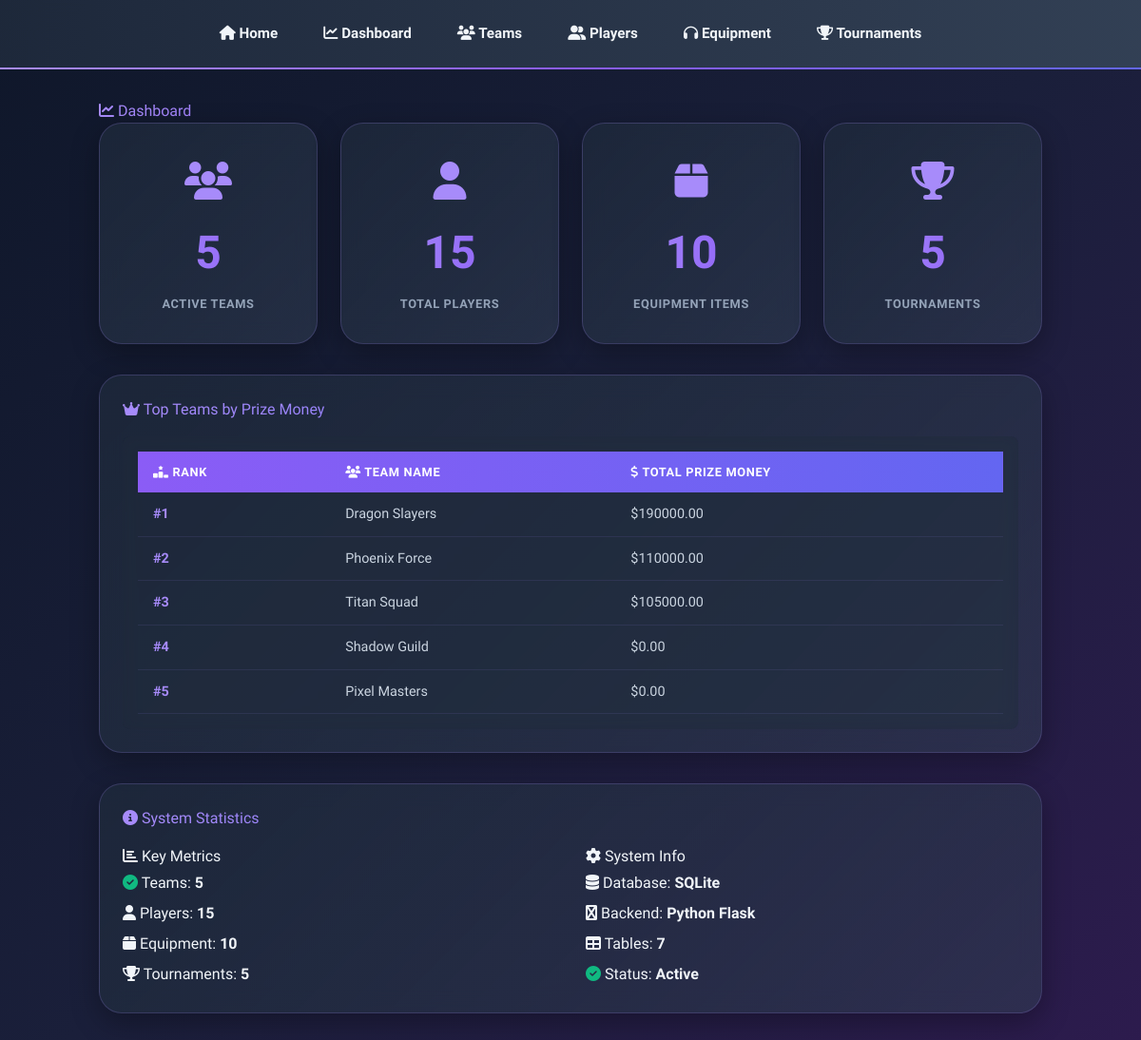
/dashboard, run on the app's committed database.
### tables this page shows
CREATE TABLE Teams (
        TeamID INTEGER PRIMARY KEY AUTOINCREMENT,
        TeamName TEXT NOT NULL UNIQUE,
        Founded DATE NOT NULL,
        Coach TEXT NOT NULL,
        Country TEXT NOT NULL,
        GameID INTEGER,
        FOREIGN KEY (GameID) REFERENCES Games(GameID)
    );

### app.py (the view)
@app.route('/dashboard')
def dashboard():
    conn = get_db_connection()
    total_teams = conn.execute('SELECT COUNT(*) as count FROM Teams').fetchone()['count']
    total_players = conn.execute('SELECT COUNT(*) as count FROM Players').fetchone()['count']
    total_equipment = conn.execute('SELECT COUNT(*) as count FROM Equipment').fetchone()['count']
    total_tournaments = conn.execute('SELECT COUNT(*) as count FROM Tournaments').fetchone()['count']
    top_teams = conn.execute('''
        SELECT t.TeamName, SUM(tr.PrizeMoney) as total_prize
        FROM Teams t
        LEFT JOIN TournamentResults tr ON t.TeamID = tr.TeamID
        GROUP BY t.TeamID
        ORDER BY total_prize DESC
        LIMIT 5
    ''').fetchall()
    conn.close()
    return render_template('dashboard.html',
                         total_teams=total_teams,
                         total_players=total_players,
                         total_equipment=total_equipment,
                         total_tournaments=total_tournaments,
                         top_teams=top_teams)

### app.py (called while the page is built)
def get_db_connection():
    conn = sqlite3.connect(DATABASE)
    conn.row_factory = sqlite3.Row
    return conn

### templates/dashboard.html (shortened to what this page needs)
{% extends "base.html" %}
{% block content %}
<h1><i class="fas fa-chart-line"></i> Dashboard</h1>
<div class="stats-grid">
    <div class="stat-card">
        <div style="font-size: 2.5rem; margin-bottom: 0.5rem;"><i class="fas fa-users" style="color: #a78bfa;"></i>
        </div>
        <div class="stat-number">{{ total_teams }}</div>
        <div class="stat-label">Active Teams</div>
    </div>
    <div class="stat-card">
        <div style="font-size: 2.5rem; margin-bottom: 0.5rem;"><i class="fas fa-user" style="color: #a78bfa;"></i></div>
        <div class="stat-number">{{ total_players }}</div>
        <div class="stat-label">Total Players</div>
    </div>
    <div class="stat-card">
        <div style="font-size: 2.5rem; margin-bottom: 0.5rem;"><i class="fas fa-box" style="color: #a78bfa;"></i></div>
        <div class="stat-number">{{ total_equipment }}</div>
        <div class="stat-label">Equipment Items</div>
    </div>
    <div class="stat-card">
        <div style="font-size: 2.5rem; margin-bottom: 0.5rem;"><i class="fas fa-trophy" style="color: #a78bfa;"></i>
        </div>
        <div class="stat-number">{{ total_tournaments }}</div>
        <div class="stat-label">Tournaments</div>
    </div>
</div>
<div class="card">
    <h2><i class="fas fa-crown"></i> Top Teams by Prize Money</h2>
    <div class="table-container">
        <table>
            <thead>
                <tr>
                    <th><i class="fas fa-ranking-star"></i> Rank</th>
                    <th><i class="fas fa-users"></i> Team Name</th>
                    <th><i class="fas fa-dollar-sign"></i> Total Prize Money</th>
                </tr>
            </thead>
            <tbody>
                {% for team in top_teams %}
                <tr>
                    <td><strong>#{{ loop.index }}</strong></td>
                    <td>{{ team['TeamName'] }}</td>
                    <td>${{ "%.2f"|format(team['total_prize'] or 0) }}</td>
                </tr>
                {% else %}
                <tr>
                    <td colspan="3" style="text-align: center; color: #999;">No tournament results yet</td>
                </tr>
                {% endfor %}
            </tbody>
        </table>
    </div>
</div>
<div class="card">
    <h2><i class="fas fa-info-circle"></i> System Statistics</h2>
    <div style="display: grid; grid-template-columns: 1fr 1fr; gap: 2rem;">
        <div>
            <h3><i class="fas fa-chart-bar"></i> Key Metrics</h3>
            <ul style="list-style: none; line-height: 2;">
                <li><i class="fas fa-check-circle" style="color: #10b981;"></i> Teams: <strong>{{ total_teams
                        }}</strong></li>
                <li><i class="fas fa-user"></i> Players: <strong>{{ total_players }}</strong></li>
                <li><i class="fas fa-box"></i> Equipment: <strong>{{ total_equipment }}</strong></li>
                <li><i class="fas fa-trophy"></i> Tournaments: <strong>{{ total_tournaments }}</strong></li>
            </ul>
        </div>
        <div>
            <h3><i class="fas fa-cog"></i> System Info</h3>
            <ul style="list-style: none; line-height: 2;">
                <li><i class="fas fa-database"></i> Database: <strong>SQLite</strong></li>
                <li><i class="fas fa-python"></i> Backend: <strong>Python Flask</strong></li>
                <li><i class="fas fa-table"></i> Tables: <strong>7</strong></li>
                <li><i class="fas fa-check-circle" style="color: #10b981;"></i> Status: <strong>Active</strong></li>
            </ul>
        </div>
    </div>
</div>
{% endblock %}

### templates/base.html (style rules this page uses)
* { transition: all 0.3s ease; }
body { background: linear-gradient(135deg, #0f172a 0%, #1a1f3a 50%, #2d1b4e 100%); min-height: 100vh; overflow-x: hidden; color: #f1f5f9; font-family: 'Segoe UI', -apple-system, BlinkMacSystemFont, sans-serif; }
h1 { font-size: 2.25rem; font-weight: 900; margin-bottom: 2rem; background: linear-gradient(to right, #a78bfa, #8b5cf6, #6366f1); -webkit-background-clip: text; -webkit-text-fill-color: transparent; background-clip: text; }
h2 { font-size: 1.875rem; font-weight: 700; background: linear-gradient(to right, #a78bfa, #6366f1); -webkit-background-clip: text; -webkit-text-fill-color: transparent; background-clip: text; margin-bottom: 1.5rem; }
.card { backdrop-filter: blur(12px); background: linear-gradient(135deg, rgba(30, 41, 59, 0.8) 0%, rgba(51, 65, 85, 0.5) 100%); border: 1px solid rgba(167, 139, 250, 0.2); border-radius: 1.5rem; padding: 1.5rem; box-shadow: 0 10px 30px rgba(0, 0, 0, 0.3); margin-bottom: 2rem; transition: all 0.5s; position: relative; overflow: hidden; }
.card h2 { margin: 0 0 1rem 0; }
.table-container { overflow-x: auto; border-radius: 0.5rem; background: rgba(30, 41, 59, 0.5); backdrop-filter: blur(8px); padding: 1rem; }
table { width: 100%; border-collapse: collapse; }
table thead { background: linear-gradient(to right, #8b5cf6, #6366f1); color: white; }
table th { padding: 0.75rem 1rem; text-align: left; font-size: 0.8rem; font-weight: bold; text-transform: uppercase; letter-spacing: 0.05em; }
table td { padding: 0.75rem 1rem; font-size: 0.9rem; border-bottom: 1px solid rgba(167, 139, 250, 0.1); color: #cbd5e1; }
table tbody tr { transition: background 0.3s; }
table td strong { color: #a78bfa; font-weight: bold; }
table td:first-child { font-weight: 600; color: #f1f5f9; }
.stats-grid { display: grid; grid-template-columns: 1fr; gap: 1.5rem; margin-bottom: 2rem; }
@media (min-width: 768px) { .stats-grid { grid-template-columns: repeat(2, 1fr); } }
@media (min-width: 1024px) { .stats-grid { grid-template-columns: repeat(4, 1fr); } }
.stat-card { backdrop-filter: blur(12px); background: linear-gradient(135deg, rgba(30, 41, 59, 0.8) 0%, rgba(51, 65, 85, 0.5) 100%); border: 1px solid rgba(167, 139, 250, 0.2); border-radius: 1.5rem; padding: 2rem; text-align: center; box-shadow: 0 10px 30px rgba(0, 0, 0, 0.3); transition: all 0.5s; position: relative; overflow: hidden; }
.stat-number { font-size: 3rem; font-weight: 900; background: linear-gradient(to right, #a78bfa, #8b5cf6); -webkit-background-clip: text; -webkit-text-fill-color: transparent; background-clip: text; margin-bottom: 0.5rem; }
.stat-label { color: #94a3b8; font-weight: bold; font-size: 0.8rem; text-transform: uppercase; letter-spacing: 0.05em; }

### data on the page
Teams: TeamName "Dragon Slayers", team "190000.00"
Teams: TeamName "Phoenix Force", team "110000.00"
Teams: TeamName "Titan Squad", team "105000.00"
Teams: TeamName "Shadow Guild", team "0.00"
Teams: TeamName "Pixel Masters", team "0.00"

### other printed values
{{ total_teams }} "5"
{{ total_players }} "15"
{{ total_equipment }} "10"
{{ total_tournaments }} "5"
